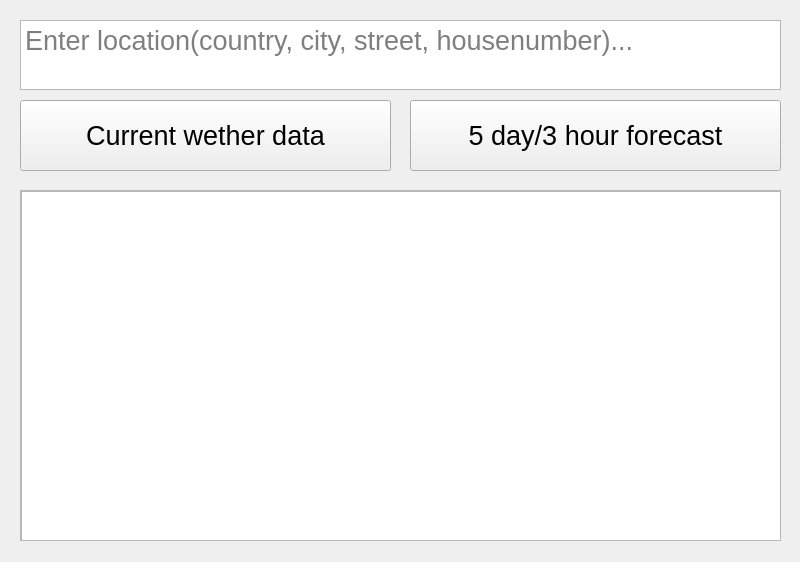
<?xml version="1.0" encoding="UTF-8"?>
<ui version="4.0">
 <class>MainWindow</class>
 <widget class="QMainWindow" name="MainWindow">
  <property name="geometry">
   <rect>
    <x>0</x>
    <y>0</y>
    <width>800</width>
    <height>562</height>
   </rect>
  </property>
  <property name="windowTitle">
   <string>Weather forecast</string>
  </property>
  <widget class="QWidget" name="centralwidget">
   <widget class="QPushButton" name="forecast_button">
    <property name="geometry">
     <rect>
      <x>410</x>
      <y>100</y>
      <width>371</width>
      <height>71</height>
     </rect>
    </property>
    <property name="font">
     <font>
      <pointsize>20</pointsize>
     </font>
    </property>
    <property name="text">
     <string>5 day/3 hour forecast</string>
    </property>
   </widget>
   <widget class="QTextEdit" name="textEdit">
    <property name="geometry">
     <rect>
      <x>20</x>
      <y>20</y>
      <width>761</width>
      <height>70</height>
     </rect>
    </property>
    <property name="font">
     <font>
      <pointsize>20</pointsize>
     </font>
    </property>
    <property name="placeholderText">
     <string>Enter location(country, city, street, housenumber)...</string>
    </property>
   </widget>
   <widget class="QPushButton" name="current_button">
    <property name="geometry">
     <rect>
      <x>20</x>
      <y>100</y>
      <width>371</width>
      <height>71</height>
     </rect>
    </property>
    <property name="font">
     <font>
      <pointsize>20</pointsize>
     </font>
    </property>
    <property name="text">
     <string>Current wether data</string>
    </property>
   </widget>
   <widget class="QScrollArea" name="scrollArea">
    <property name="geometry">
     <rect>
      <x>20</x>
      <y>190</y>
      <width>761</width>
      <height>351</height>
     </rect>
    </property>
    <property name="widgetResizable">
     <bool>true</bool>
    </property>
    <widget class="QWidget" name="scrollAreaWidgetContents">
     <property name="geometry">
      <rect>
       <x>0</x>
       <y>0</y>
       <width>759</width>
       <height>349</height>
      </rect>
     </property>
     <widget class="QListWidget" name="listWidget">
      <property name="geometry">
       <rect>
        <x>0</x>
        <y>0</y>
        <width>761</width>
        <height>351</height>
       </rect>
      </property>
     </widget>
    </widget>
   </widget>
  </widget>
 </widget>
 <resources/>
 <connections/>
</ui>
